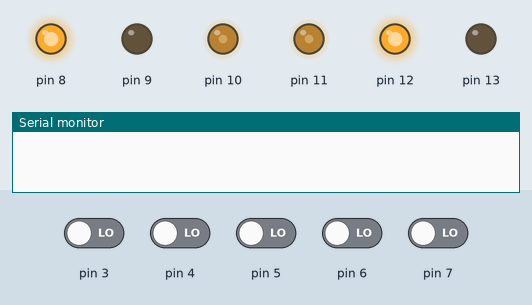
Simulated run of this sketch. Board: Arduino Uno, built with avr-gcc and run on an emulated ATmega328P. On the bench: output pins drawn as LEDs (lit = HIGH), the last lines printed to the serial monitor. The inputs (shaded band) are chosen by the test bench; at power-on: pin 3–7 LOW.

Above: at 1.2 s.
1.3 s: pin 6 driven HIGH
At 1.8 s:
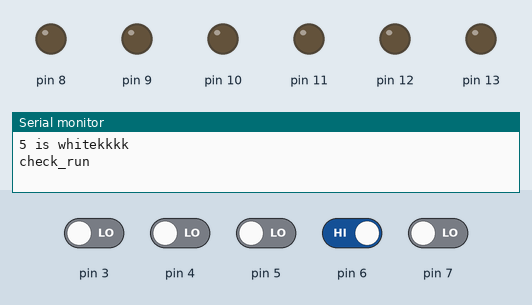
4.3 s: pin 4 driven HIGH
At 4.45 s:
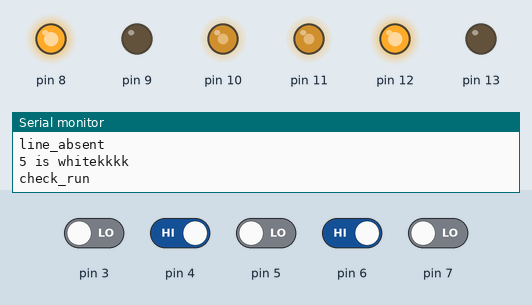
7.3 s: pin 7 driven HIGH
10.3 s: pin 3 driven HIGH and pin 4 driven LOW and pin 5 driven HIGH and pin 6 driven LOW and pin 7 driven LOW
At 11.6 s:
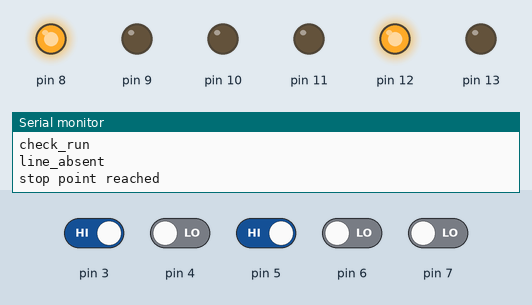
12.7 s: pin 3 driven LOW
At 13.9 s:
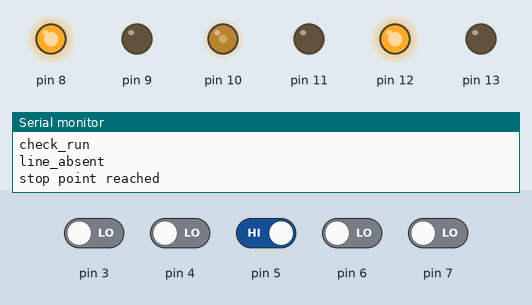
14.2 s: pin 7 driven HIGH
At 16.8 s:
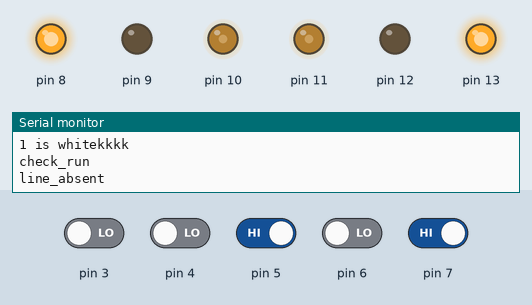
Timing chart, 0 to 18.2 s (numbered marks = the images above; inputs shaded):
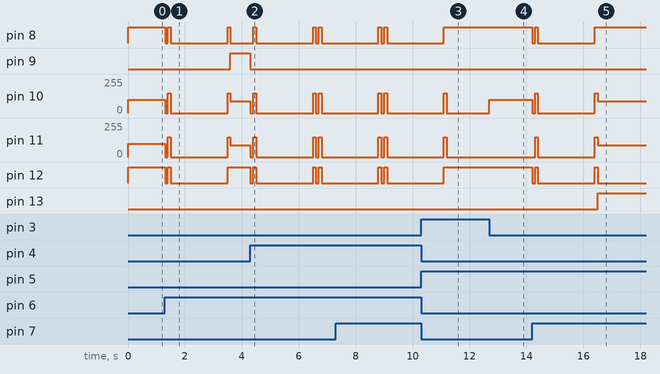

The sketch:

black_line_master.ino
```cpp
 int i = 0;
int j = 0;
int data_storage[50];
int U_present= 0;
void changing_string();
int total_no = 50;
int data = 0;
int black = 0;
int white = 1;
int total_correct_turn = 0;
int sensor_1 = 0;
int sensor_2 = 0;
int sensor_3 = 0;
int sensor_4 = 0;
int sensor_5 = 0;
int sensor_6 = 0;

int delta_pwm = 0;
int delta_pwm1= 0;
boolean line_present = false;
boolean all_high = false;
boolean autonomous_mode= false;
boolean waiting_key = false;
int left_pwm = 0;
int right_pwm = 0;
void setup(){
Serial.begin(9600);
pinMode(2,INPUT);
pinMode(3,INPUT);
pinMode(4,INPUT);
pinMode(5,INPUT);
pinMode(6,INPUT);
pinMode(7,INPUT);

pinMode(8,OUTPUT);
pinMode(9,OUTPUT);
pinMode(10,OUTPUT);

pinMode(11,OUTPUT);
pinMode(12,OUTPUT);
pinMode(13,OUTPUT);


}
void loop(){
 read_sensor();


/*
if(sensor_3 == && sensor_4 ==white && sensor_1 ==white && sensor_2 ==white && sensor_5 ==white ){
  Serial.println("TAKING U TURN");
  u_turn();
}
*/


if(sensor_1 ==white || sensor_5 ==white){                      // may be at t point the robot is tilted and 6 comes fast

  stop_move();
  delay(100);
// WORK FINE WITH 500 MS DELAY ...:,THIS DELAY IS FOR AS ROBOT COMES TO ANY T OR + POINT JUNCTION THEN IT MAY
//BE POSIBLE THAT ANY ONE OF THE SENSOR COME FASTER THAN SO WE HAVE
//TO STOP ROBOT FOR SOME TIME AND THEN SEE THE READING OF THE SENSOR FOR DECIDING THE JUNCTION
 read_sensor();

if(sensor_1 ==white && sensor_5 == white){  // T point or + point
Serial.println("T POINT OR + POINT");
check_run() ;

if(all_high){                                   // stop point
Serial.println("stop point reached  ");
stop_move();
}
else{                                                  // right priorityyy
right_turn();
Serial.println("T POINT RIGHT TURN");
}
}


else if(sensor_5 ==white){

  Serial.println("5 is whitekkkk");


check_run();
if(line_present){
  line_present = false;
  }
else {
left_turn();
}
}


else if(sensor_1 == white){

  Serial.println("1 is whitekkkk");


check_run();
if(line_present){

Serial.println("RIGHT TURNNNNN");
line_present = false;
}

else{
right_turn();
}
}
}
line_follower();


}

void read_sensor(){
sensor_1 = digitalRead(7);
sensor_2 = digitalRead(3);
sensor_3 = digitalRead(4);
sensor_4 = digitalRead(5);
sensor_5 = digitalRead(6);
//sensor_6 = digitalRead(7);
/*Serial.println("sensor   ");
Serial.println(sensor_1);
Serial.println(sensor_2);
Serial.println(sensor_3);
Serial.println(sensor_4);
Serial.println(sensor_5);*/
//Serial.println(sensor_6);
}

void check_run(){
Serial.println("check_run  ");

forward_move();
delay(100);

stop_move();
delay(2000);
read_sensor();
forward_move();
delay(100);


if(sensor_3 == white){
line_present = true;
Serial.println("line_present");
}
else{
line_present = false;
Serial.println("line_absent   ");
}
if(sensor_1 == white && sensor_3==white && sensor_5 ==white){
all_high = true;
Serial.println("all_present");
}
}
/*
 void check_run_for_plus_point(){
Serial.println("check_run for plus point ");
while(sensor_1==white && sensor_5 == white){
forward_move();
read_sensor();
}
forward_move();
delay(600);


if(sensor_3 == white){
line_present = true;
Serial.println("line_present");
}
else{
line_present = false;
Serial.println("line_absent   ");
}
if(sensor_1 == white && sensor_3==white && sensor_5 ==white){
all_high = true;
Serial.println("all_present");
}
}*/

void forward(){
digitalWrite(8,HIGH);
digitalWrite(9,LOW);
analogWrite(10,left_pwm);

digitalWrite(12,HIGH);
digitalWrite(13,LOW);
analogWrite(11,right_pwm);


}
void forward_move(){
digitalWrite(8,HIGH);
digitalWrite(9,LOW);
analogWrite(10,150);

digitalWrite(12,HIGH);
digitalWrite(13,LOW);
analogWrite(11,150);


}
void backward(){
digitalWrite(8,LOW);
digitalWrite(9,HIGH);
analogWrite(10,left_pwm);

digitalWrite(12,LOW);
digitalWrite(13,HIGH);
analogWrite(11,right_pwm);


}

void right_turn(){

right();
delay(600);
 read_sensor();
while(sensor_3 != white ){
right();
//Serial.println("right   ");
read_sensor();
}
}

void left_turn(){
left();
delay(600);
while(sensor_3 != white ){
left();
read_sensor();
//Serial.println("left   ");
}
}

void right(){
digitalWrite(8,HIGH);
digitalWrite(9,LOW);
analogWrite(10,90);
digitalWrite(12,LOW);
digitalWrite(13,HIGH);
analogWrite(11,90);
}
void left(){
digitalWrite(12,HIGH);
digitalWrite(13,LOW);
analogWrite(11,90);
digitalWrite(8,LOW);
digitalWrite(9,HIGH);
analogWrite(10,90);
}

void line_follower(){

 if(sensor_2 ==white){
 delta_pwm+=100;
if(delta_pwm>100){
  delta_pwm = 100;
  }
 }
 else{
 delta_pwm = 0;
 if(delta_pwm<0){
  delta_pwm = 0;
  }
 }
if(sensor_4 == white){
delta_pwm1+=100;
if(delta_pwm1>100){
  delta_pwm1 = 100;
  }
}
else{
delta_pwm1=0 ;;
if(delta_pwm1<0){
  delta_pwm1 = 0;
  }
}
left_pwm = 100 -delta_pwm;
right_pwm = 100 - delta_pwm1;
//Serial.println("left_pwm  "+String(left_pwm));
//Serial.println("right_pwm  "+String(right_pwm));
forward();
}

void u_turn(){

  stop_move();
  forward_move();
delay(400);
while(sensor_3 != white|| sensor_5 !=white || sensor_2 !=white){
right();
read_sensor();
//Serial.println("u turn");
}

}
void stop_move(){
digitalWrite(8,LOW);
digitalWrite(9,LOW);
analogWrite(10,0);

digitalWrite(13,LOW);
digitalWrite(12,LOW);
analogWrite(11,0);

}
```

Measured:
- after the input at 1.3 s, pin 8: goes LOW 0.10 s, HIGH 0.10 s, LOW 2.0 s, HIGH 0.10 s, then LOW, starting at once; pin 9: LOW → HIGH after 2.3 s
- after the input at 4.3 s, pin 8: goes HIGH 0.10 s, LOW 2.0 s, HIGH 0.10 s, LOW 0.10 s, HIGH 0.10 s, then LOW, starting after 0.10 s; pin 9: HIGH → LOW at once
- after the input at 10.3 s, pin 8, pin 12: goes on until 11.1 s, then stays HIGH; pin 10, pin 11: goes on until 11.2 s, then stays 0/255
- after the input at 12.7 s, pin 10: 0/255 → 100/255 at once
- after the input at 14.2 s, pin 8: HIGH → LOW at once, → HIGH 0.10 s later, → LOW 0.10 s later, → HIGH 2.0 s later; pin 10: 100/255 → 0/255 at once, → 150/255 0.10 s later, → 0/255 0.10 s later, → 150/255 2.0 s later, … (5 changes in this stretch)
